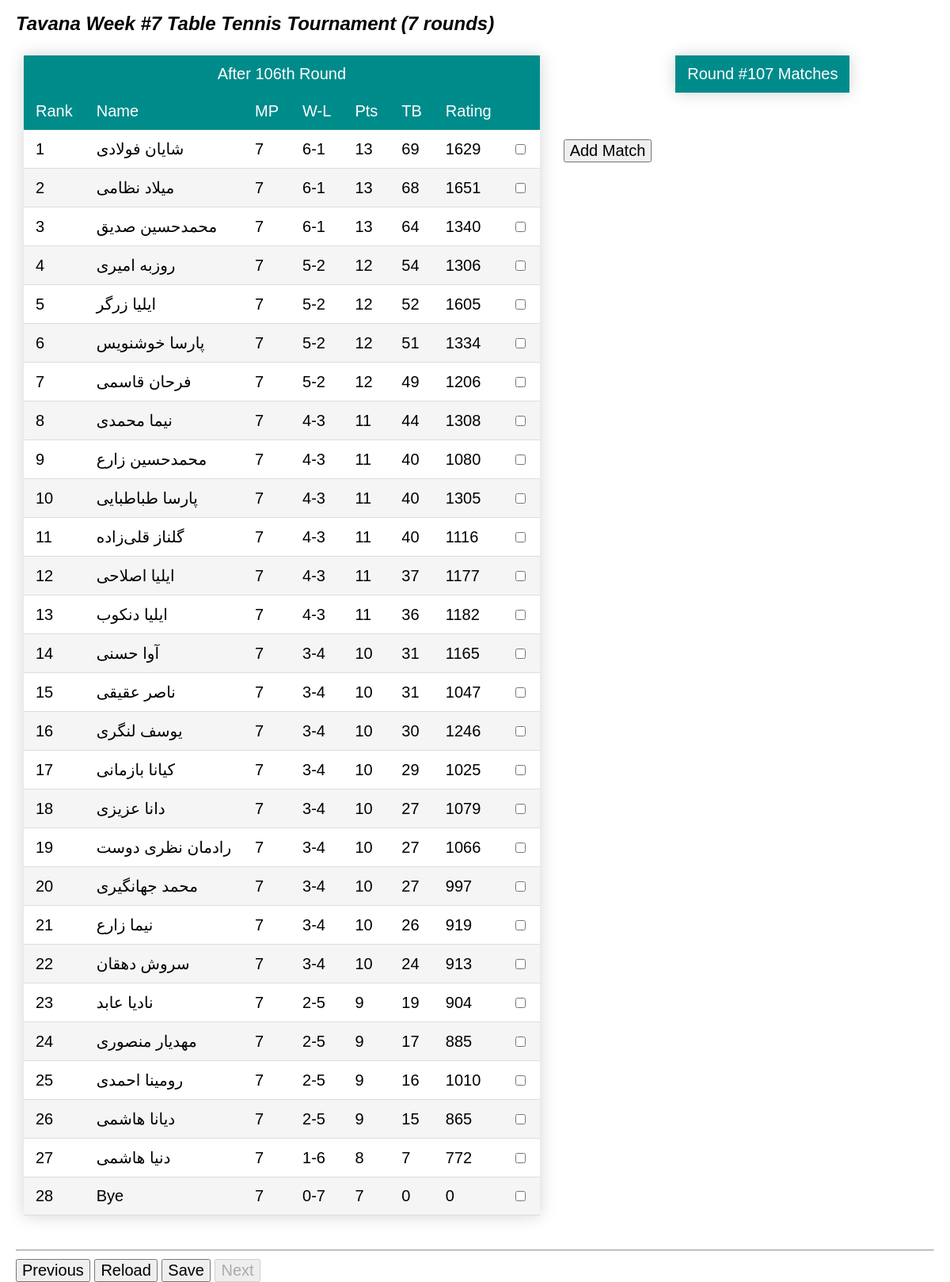
The app's page /107/round107/ with its own data.
### app/models.py (models this page shows)
class Tournament(models.Model):
    name = models.CharField(max_length=100, null=False, unique=True)
    sport = models.ForeignKey(Sport(), on_delete=models.CASCADE, null=True)
    number_of_rounds = models.IntegerField(null=True)
    class Meta:
        ordering = ['sport', 'name', ]
    def __str__(self):
        return self.name

class Sport(models.Model):
    name = models.CharField(max_length=20, unique=True, null=False)
    def __str__(self):
        return self.name

### app/views.py (the view)
# urls.py: path('<int:tournamentId>/round<int:round>/',
def round(request, tournamentId, round):
    print('==========round==========')
    theTour = models.Tournament.objects.get(id=tournamentId)
    print(theTour)
    results = models.Match.objects.filter(tournament=theTour, round=round)
    mytable = table(tournamentId, round-1)
    for match in results:
        mytable[match.player1.id]['selected'] = True
        mytable[match.player2.id]['selected'] = True
    print(mytable)
    context = {'tournament': theTour, 'round': round,
               'results': results, 'table': mytable, }
    return render(request, 'round.html', context)

### app/models.py (called while the page is built)
    def __str__(self):
        return self.firstname+' '+self.lastname

### app/views.py (called while the page is built)
def points(won, drawn, lost, sport='Table Tennis'):
    return 2*won+1*lost

def tiebreak(Sa, Sb, Pa, Pb):
    tiebreak = Pb if Sa > Sb else 0.5*Sb if Sa == Sb else 0
    return tiebreak

def rating_change(Sa, Sb, Ra, Rb, K=100):
    if (Rb == 0 and Sa > Sb) or (Ra == 0 and Sa < Sb):
        return 0
    S = 1 if Sa > Sb else (0 if Sa < Sb else 0.5)
    Ea = (10**(Ra/400))/(10**(Ra/400)+10**(Rb/400))
    return K*(S-Ea)

### app/templates/round.html (shortened to what this page needs)
{% extends "template.html" %}
{% load humanize %}
{% block content %}
<h1> {{ tournament.name }} {{ tournament.sport }} Tournament ({{ tournament.number_of_rounds }} rounds) </h1>
<div style="display: flex; flex-wrap: wrap;">
    <div>
        <form id="form1" onsubmit="return false;">
            <table id="tbTable" class="styled-table">
                <thead>
                    <tr>
                        <td align=center colspan="8"> After {{ round|add:-1|ordinal }} Round </td>
                    </tr>
                    <tr>
                        <td>Rank</td>
                        <td>Name</td>
                        <td>MP</td>
                        <td nowrap>W-L</td>
                        <td>Pts</td>
                        <td>TB</td>
                        <td>Rating</td>
                        <td></td>
                    </tr>
                </thead>
                <tbody>
                    {% for id , participant in table.items %}
                    <tr id={{id}}>
                        <td> {{ forloop.counter }} </td>
                        <td nowrap> {{ participant.playerName }} </td>
                        <td> {{ participant.played }} </td>
                        <td nowrap> {{ participant.won }}-{{ participant.lost }} </td>
                        <td> {{ participant.points|floatformat }} </td>
                        <td> {{ participant.tiebreak|floatformat }} </td>
                        <td> {{ participant.rating|floatformat:0 }} </td>
                        <td>
                            <input type="checkbox" tabindex=-1 {% if participant.selected %} disabled checked {%endif%}>
                        </td>
                    </tr>
                    {% endfor %}
                </tbody>
            </table>
        </form>
    </div>
    <div style="padding:10% 20px; display: flex; align-items: baseline;">
        <input type="submit" form="form1" value="Add Match" onclick="add_match()">
    </div>
    <div>
        <form id="theForm" method="POST">
            <table id="tbMatches" class="styled-table">
                <thead>
                    <tr>
                        <td align=center colspan="5"> Round #{{ round }} Matches </td>
                    </tr>
                </thead>
            </table>
        </form>
    </div>
</div>
{% endblock %}

### app/static/style.css (style rules this page uses)
body { font-family: Calibri, Arial, sans-serif; font-size: 20px; margin: 0px 20px; }
* { font-family: Calibri, Arial, sans-serif; font-size: 20px; }
h1 { font-family: Cambria, Calibri, Arial, sans-serif; font-size: x-large; font-style: italic; }
input { margin-left: 0em; }

### app/templates/round.html (style rules this page uses)
.styled-table { border-collapse: collapse; margin: 10px; box-shadow: 0 0 20px lightgray; }
.styled-table thead tr { background-color: darkcyan; color: white; text-align: left; }
.styled-table tbody tr { border-bottom: 1px solid #dddddd; }
.styled-table th, .styled-table td { padding: 12px 15px; }
.styled-table tbody tr:nth-of-type(even) { background-color: whitesmoke; }

### records on screen
Tournament: name "Tavana Week #7", sport "Table Tennis", number_of_rounds "7"

### other values on screen
{{ round|add:-1|ordinal }} "106th"
{{ participant.playerName }} "شایان فولادی" "میلاد نظامی" "محمدحسین صدیق" "روزبه امیری" "ایلیا زرگر" "پارسا خوشنویس" "فرحان قاسمی" "نیما محمدی" "محمدحسین زارع" "پارسا طباطبایی" "گلناز قلی‌زاده" "ایلیا اصلاحی" "ایلیا دنکوب" "آوا حسنی" "ناصر عقیقی" "یوسف لنگری" "کیانا بازمانی" "دانا عزیزی" "رادمان نظری دوست" "محمد جهانگیری" "نیما زارع" "سروش دهقان" "نادیا عابد" "مهدیار منصوری" "رومینا احمدی" "دیانا هاشمی" "دنیا هاشمی" "Bye"
{{ participant.played }} "7" "7" "7" "7" "7" "7" "7" "7" "7" "7" "7" "7" "7" "7" "7" "7" "7" "7" "7" "7" "7" "7" "7" "7" "7" "7" "7" "7"
{{ participant.won }} "6" "6" "6" "5" "5" "5" "5" "4" "4" "4" "4" "4" "4" "3" "3" "3" "3" "3" "3" "3" "3" "3" "2" "2" "2" "2" "1" "0"
{{ participant.lost }} "1" "1" "1" "2" "2" "2" "2" "3" "3" "3" "3" "3" "3" "4" "4" "4" "4" "4" "4" "4" "4" "4" "5" "5" "5" "5" "6" "7"
{{ participant.points|floatformat }} "13" "13" "13" "12" "12" "12" "12" "11" "11" "11" "11" "11" "11" "10" "10" "10" "10" "10" "10" "10" "10" "10" "9" "9" "9" "9" "8" "7"
{{ participant.tiebreak|floatformat }} "69" "68" "64" "54" "52" "51" "49" "44" "40" "40" "40" "37" "36" "31" "31" "30" "29" "27" "27" "27" "26" "24" "19" "17" "16" "15" "7" "0"
{{ participant.rating|floatformat:0 }} "1629" "1651" "1340" "1306" "1605" "1334" "1206" "1308" "1080" "1305" "1116" "1177" "1182" "1165" "1047" "1246" "1025" "1079" "1066" "997" "919" "913" "904" "885" "1010" "865" "772" "0"
{{ round }} "107"
